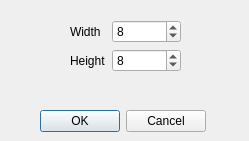
<?xml version="1.0" encoding="UTF-8"?>
<ui version="4.0">
 <class>Dialog</class>
 <widget class="QDialog" name="Dialog">
  <property name="windowModality">
   <enum>Qt::WindowModal</enum>
  </property>
  <property name="geometry">
   <rect>
    <x>0</x>
    <y>0</y>
    <width>249</width>
    <height>141</height>
   </rect>
  </property>
  <property name="windowTitle">
   <string>New Song</string>
  </property>
  <widget class="QDialogButtonBox" name="buttonBox">
   <property name="geometry">
    <rect>
     <x>40</x>
     <y>110</y>
     <width>166</width>
     <height>23</height>
    </rect>
   </property>
   <property name="orientation">
    <enum>Qt::Horizontal</enum>
   </property>
   <property name="standardButtons">
    <set>QDialogButtonBox::Cancel|QDialogButtonBox::Ok</set>
   </property>
  </widget>
  <widget class="QWidget" name="formLayoutWidget">
   <property name="geometry">
    <rect>
     <x>70</x>
     <y>20</y>
     <width>111</width>
     <height>64</height>
    </rect>
   </property>
   <layout class="QFormLayout" name="formLayout">
    <item row="0" column="0">
     <widget class="QLabel" name="label">
      <property name="text">
       <string>Width</string>
      </property>
     </widget>
    </item>
    <item row="1" column="0">
     <widget class="QLabel" name="label_2">
      <property name="text">
       <string>Height</string>
      </property>
     </widget>
    </item>
    <item row="0" column="1">
     <widget class="QSpinBox" name="widthSpinBox">
      <property name="maximum">
       <number>16</number>
      </property>
      <property name="value">
       <number>8</number>
      </property>
     </widget>
    </item>
    <item row="1" column="1">
     <widget class="QSpinBox" name="heightSpinBox">
      <property name="maximum">
       <number>16</number>
      </property>
      <property name="value">
       <number>8</number>
      </property>
     </widget>
    </item>
   </layout>
  </widget>
 </widget>
 <resources/>
 <connections>
  <connection>
   <sender>buttonBox</sender>
   <signal>accepted()</signal>
   <receiver>Dialog</receiver>
   <slot>accept()</slot>
   <hints>
    <hint type="sourcelabel">
     <x>248</x>
     <y>254</y>
    </hint>
    <hint type="destinationlabel">
     <x>157</x>
     <y>274</y>
    </hint>
   </hints>
  </connection>
  <connection>
   <sender>buttonBox</sender>
   <signal>rejected()</signal>
   <receiver>Dialog</receiver>
   <slot>reject()</slot>
   <hints>
    <hint type="sourcelabel">
     <x>316</x>
     <y>260</y>
    </hint>
    <hint type="destinationlabel">
     <x>286</x>
     <y>274</y>
    </hint>
   </hints>
  </connection>
 </connections>
</ui>
